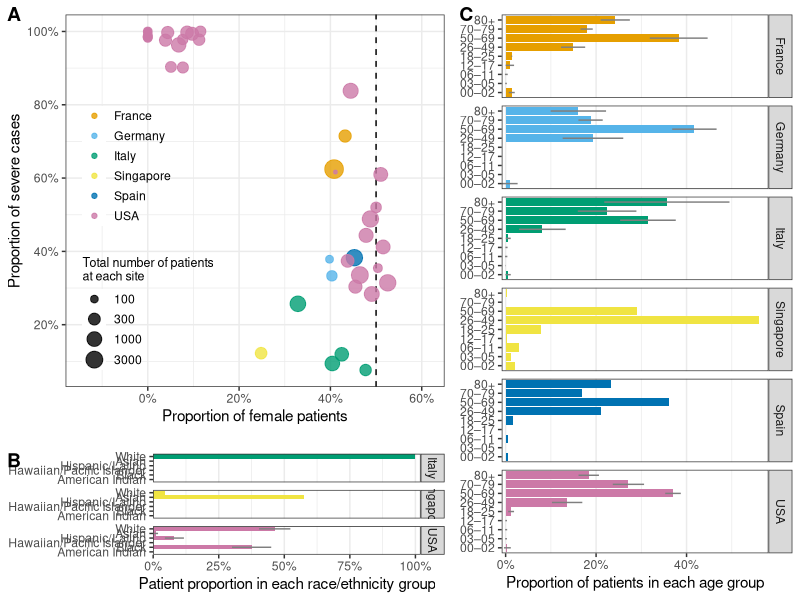
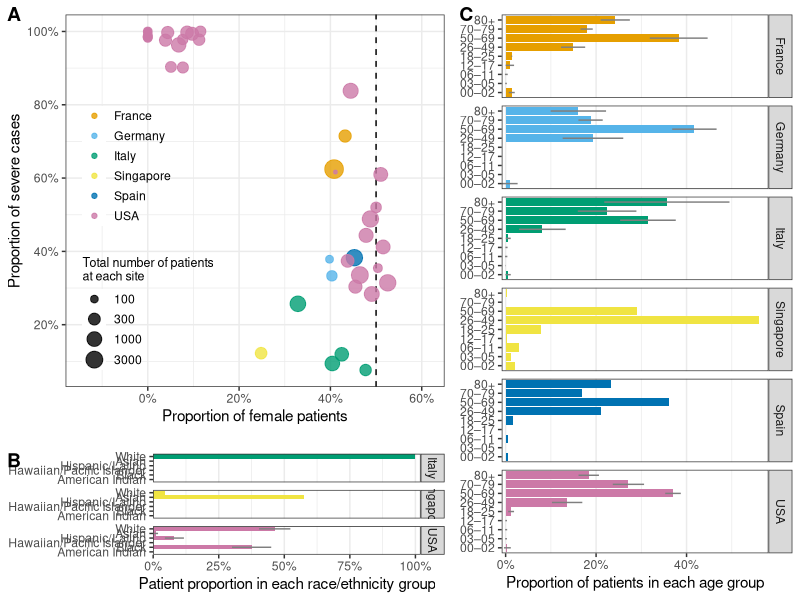

Here is the R script that generated these plots, in order:
## ---- chunk 1
library(readr)
library(dplyr)
library(scales)
library(tidyr)
library(ggplot2)
library(cowplot)
library(stringr)
library(forcats)

theme_set(theme_bw())
## ---- chunk 2
alpha_threshold <- qnorm(0.975)
demo_desc <- read_csv('results/demo_prelim.csv') %>% 
  filter(siteid != 'SITE157', siteid != 'SITE712')

colorBlindGrey6 <- c("#E69F00", "#56B4E9", "#009E73", "#F0E442", "#0072B2", "#CC79A7")
demo_perc <- demo_desc %>% 
  mutate_at(vars(- num_patients_all, - siteid, - Country),
            list(~ . / .data$num_patients_all)) %>% 
  mutate(Country = as.factor(Country)) 

races <- c("black",
           "hispanic_latino",
           "white",
           "asian",
           "hawaiian_pacific_islander",
           "american_indian")  

demo_perc %>% 
  rename('perc_patients_ever_severe' = num_patients_ever_severe,
         'perc_patients_never_severe' = num_patients_never_severe) %>% 
  write_csv('results/demographics.csv')
## ---- chunk 3
demo_desc %>% 
  summarise(across(c(num_patients_all, female, male, unknown_other_sex), sum)) 
## ---- chunk 4
demo_desc %>% 
  summarise(across(c(num_patients_all, races, unknown_other_race), sum)) %>% 
  print()
## ---- chunk 5
unknowns <- demo_perc %>%
  select(siteid, Country, contains('unknown')) %>% 
  pivot_longer(- c(siteid, Country))
unknowns %>% filter(value < 0)
unknowns %>% filter(value < 1, value > 0.1)

# unknowns %>% 
#   ggplot(aes(y = value, x = name)) +
#   ggbeeswarm::geom_beeswarm() +
#   facet_wrap(~ name, scales = 'free_x')
## ---- chunk 6
demo_gender <- demo_perc %>% filter(unknown_other_sex < 1)
lm(num_patients_ever_severe ~ female, demo_gender) %>% 
  summary()

age_perc <- demo_perc %>% 
  filter(unknown_other_age_group < 1) %>% 
  select(Country, num_patients_all, num_patients_ever_severe, contains('to'), ends_with('plus'))

lm(num_patients_ever_severe ~ . - Country - num_patients_all, age_perc) %>% 
  summary()

age_radar <- age_perc %>% 
  select(-contains('num')) %>% 
  group_by(Country) %>% 
  summarise(across(.fns = mean_se), .groups = 'drop') %>% 
  pivot_longer(- Country) %>% 
  mutate(se = value$y - value$ymin,
         cimin = value$y - alpha_threshold*se,
         cimax = value$y + alpha_threshold*se)

race_perc <- demo_perc %>% 
  filter(abs(unknown_other_race) < 1) %>% 
  select(Country, num_patients_all, num_patients_ever_severe, all_of(races))

race_radar <- race_perc %>% 
  select(-contains('num')) %>% 
  group_by(Country) %>% 
  summarise(across(.fns = mean_se), .groups = 'drop') %>% 
  pivot_longer(- Country) %>% 
  mutate(se = value$y - value$ymin,
         cimin = value$y - alpha_threshold*se,
         cimax = value$y + alpha_threshold*se,
         name = gsub('_', ' ', name) %>% 
           str_to_title(.) %>% 
           gsub('Hispanic ', 'Hispanic/', .) %>% 
           gsub('Hawaiian ', 'Hawaiian/', .),
         name = fct_reorder(name, value$y))

lm(num_patients_ever_severe ~ black + white + asian + hispanic_latino + american_indian +
     hawaiian_pacific_islander, race_perc) %>% 
  summary()
## ---- chunk 7
gender_plot <- demo_gender %>% 
  ggplot(aes(female, num_patients_ever_severe, 
             color = Country)) +
  geom_vline(xintercept = 0.5, linetype = 'dashed') +
  geom_point(aes(size = num_patients_all), alpha = 0.8) +
  scale_x_continuous(labels = scales::percent_format(),
                     limits = c(0, 0.65),
                     expand = expansion(add = c(0.18, 0))) +
  scale_y_continuous(labels = scales::percent_format(),
                     breaks = seq(0, 1, 0.2)) +
  labs(
    x = 'Proportion of female patients', 
    y = 'Proportion of severe cases', 
    color = NULL, 
    size = 'Total number of patients
at each site') +
  scale_size(trans = "log10") +
  scale_color_manual(values = colorBlindGrey6) +
  theme(legend.position = c(0.22, 0.4),
        plot.margin = margin(10.5, 5.5, 15.5, 5.5, 'pt'),
        legend.background = element_blank(),
        legend.key.height = unit(1, 'line'),
        legend.title = element_text(hjust = 0, size = 9)) +
  NULL
## ---- chunk 8
age_plot <- age_radar %>%
  mutate(name = gsub('to', '–', name) %>% gsub('plus', '+', .)) %>% 
  ggplot(aes(name, value$y, fill = Country, group = Country)) +
  geom_col(position = 'dodge2') + 
  coord_flip() +
  facet_grid(rows = vars(Country)) +
  geom_linerange(aes(ymin = cimin, ymax = cimax), 
                position = position_dodge(width = 0.9),
                color = 'grey50') +
  scale_y_continuous(labels = scales::percent_format(accuracy = 1),
                     expand = expansion(add = c(0,0.02))) +
  scale_size_continuous(guide = FALSE) +
  labs(x = NULL, y = 'Proportion of patients in each age group') +
  scale_color_manual(values = colorBlindGrey6, drop = FALSE) +
  scale_fill_manual(values = colorBlindGrey6, drop = FALSE) +
  theme(legend.position = 'None',
        panel.grid.major.y = element_blank(),
        plot.margin = margin(10.5, 5.5, 6.5, 5.5, 'pt')) +
  NULL
## ---- chunk 9
race_plot <- race_radar %>% 
  ggplot(aes(name, value$y, fill = Country, group = Country)) +
  geom_col(position = 'dodge2') + 
  coord_flip() +
  facet_grid(rows = vars(Country)) +
  geom_linerange(aes(ymin = cimin, ymax = cimax), 
                position = position_dodge(width = 0.9),
                color = 'grey50') +
  scale_y_continuous(labels = scales::percent_format(accuracy = 1),
                     expand = expansion(add = c(0,0.02))) +
  scale_size_continuous(guide = FALSE) +
  labs(x = NULL, y = 'Patient proportion in each race/ethnicity group') +
  scale_color_manual(values = colorBlindGrey6, drop = FALSE) +
  scale_fill_manual(values = colorBlindGrey6, drop = FALSE) +
  theme(legend.position = 'None',
        panel.grid.major.y = element_blank(),
        ) +
  NULL
## ---- chunk 10
gender_race <- plot_grid(gender_plot, race_plot, ncol = 1,
          rel_heights = c(2.9, 1), labels = 'AUTO')
comp_plots <- plot_grid(gender_race, age_plot, ncol = 2, rel_widths = c(1.3, 1),
          labels = c('', 'C'))
comp_plots
ggsave('figs/composite_plot.png', comp_plots, height = 6, width = 8)
